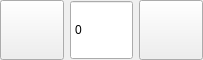
<?xml version="1.0" encoding="UTF-8"?>
<ui version="4.0">
 <author>Copyright 2010, Martin Koller</author>
 <class>TouchSpinBox</class>
 <widget class="QWidget" name="TouchSpinBox">
  <property name="geometry">
   <rect>
    <x>0</x>
    <y>0</y>
    <width>203</width>
    <height>60</height>
   </rect>
  </property>
  <property name="windowTitle">
   <string>Form</string>
  </property>
  <layout class="QHBoxLayout" name="horizontalLayout">
   <property name="margin">
    <number>0</number>
   </property>
   <item>
    <widget class="QPushButton" name="plus">
     <property name="minimumSize">
      <size>
       <width>0</width>
       <height>60</height>
      </size>
     </property>
     <property name="text">
      <string/>
     </property>
     <property name="icon">
      <iconset resource="LillePOS.qrc">
       <normaloff>:/icons/list-add.png</normaloff>:/icons/list-add.png</iconset>
     </property>
     <property name="iconSize">
      <size>
       <width>32</width>
       <height>32</height>
      </size>
     </property>
     <property name="autoRepeat">
      <bool>true</bool>
     </property>
    </widget>
   </item>
   <item>
    <widget class="TouchSpinner" name="spinBox">
     <property name="minimumSize">
      <size>
       <width>0</width>
       <height>60</height>
      </size>
     </property>
     <property name="buttonSymbols">
      <enum>QAbstractSpinBox::NoButtons</enum>
     </property>
     <property name="maximum">
      <number>2040</number>
     </property>
    </widget>
   </item>
   <item>
    <widget class="QPushButton" name="minus">
     <property name="minimumSize">
      <size>
       <width>0</width>
       <height>60</height>
      </size>
     </property>
     <property name="text">
      <string/>
     </property>
     <property name="icon">
      <iconset resource="LillePOS.qrc">
       <normaloff>:/icons/list-remove.png</normaloff>:/icons/list-remove.png</iconset>
     </property>
     <property name="iconSize">
      <size>
       <width>32</width>
       <height>32</height>
      </size>
     </property>
     <property name="autoRepeat">
      <bool>true</bool>
     </property>
    </widget>
   </item>
  </layout>
 </widget>
 <layoutdefault spacing="6" margin="0"/>
 <customwidgets>
  <customwidget>
   <class>TouchSpinner</class>
   <extends>QSpinBox</extends>
   <header>TouchSpinBox.hxx</header>
  </customwidget>
 </customwidgets>
 <resources>
  <include location="LillePOS.qrc"/>
 </resources>
 <connections/>
</ui>
